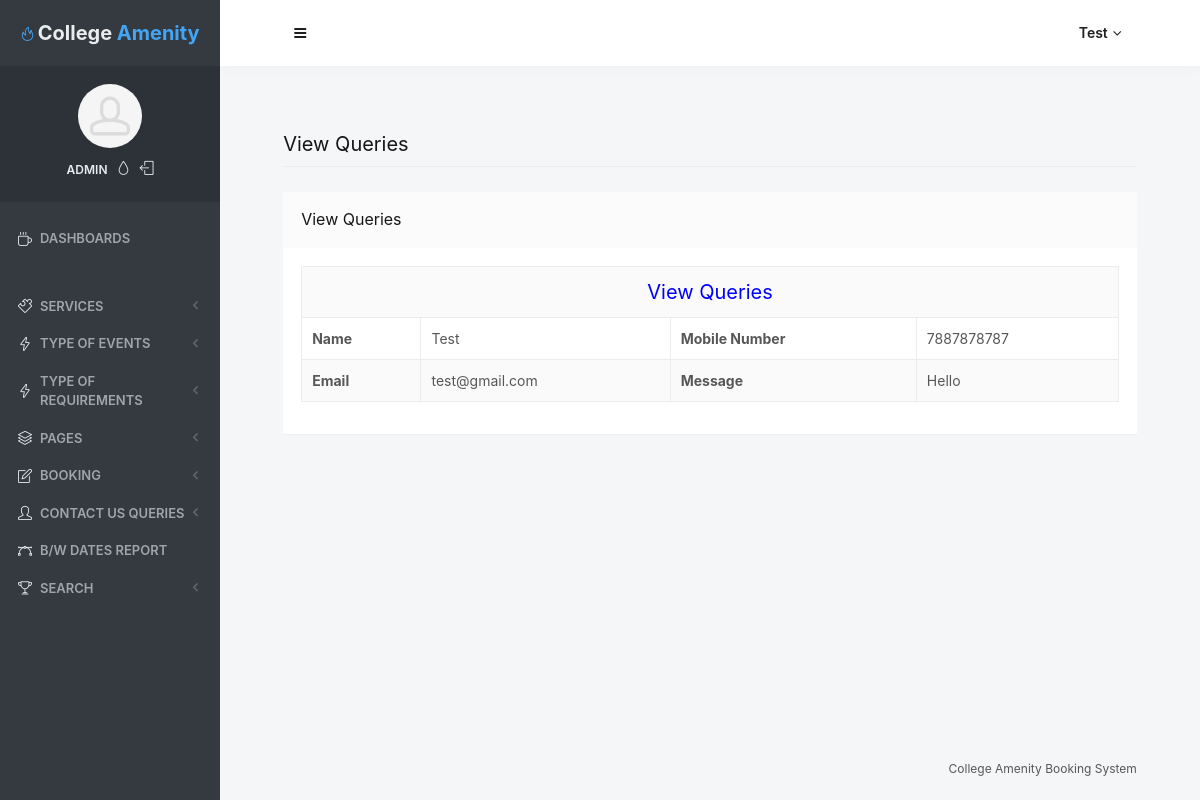
The page /admin/view-user-queries.php?viewid=1 (signed in) on the database its author committed.
### tables this page shows
CREATE TABLE IF NOT EXISTS `tbluser` (
  `ID` int(10) NOT NULL AUTO_INCREMENT,
  `Name` varchar(200) DEFAULT NULL,
  `MobileNumber` bigint(10) DEFAULT NULL,
  `Email` varchar(200) DEFAULT NULL,
  `Message` mediumtext,
  `MsgDate` timestamp NULL DEFAULT CURRENT_TIMESTAMP,
  `IsRead` int(5) DEFAULT NULL,
  PRIMARY KEY (`ID`)
);

### admin/view-user-queries.php (the view, shortened to what this page needs)
<?php
include('includes/dbconnection.php');
if (strlen($_SESSION['odmsaid']==0)) {
  header('location:logout.php');
  } else{
$vid=$_GET['viewid'];
  ?>
<!doctype html>
<html lang="en" class="no-focus">
    <head>
        <link rel="stylesheet" href="assets/js/plugins/datatables/dataTables.bootstrap4.min.css">
        <link rel="stylesheet" id="css-main" href="assets/css/codebase.min.css">
    </head>
    <body>
        <div id="page-container" class="sidebar-o sidebar-inverse side-scroll page-header-fixed main-content-narrow">
           <?php include_once('includes/sidebar.php');?>
          <?php include_once('includes/header.php');?>
            <main id="main-container">
                <div class="content">
                    <h2 class="content-heading">View Queries</h2>
                    <div class="block">
                        <div class="block-header block-header-default">
                            <h3 class="block-title">View Queries</h3>
                        </div>
                        <div class="block-content block-content-full">
                           <?php
$sql="SELECT * from  tbluser where ID=$vid";
$query = $dbh -> prepare($sql);
$query->execute();
$results=$query->fetchAll(PDO::FETCH_OBJ);
$cnt=1;
if($query->rowCount() > 0)
{
foreach($results as $row)
{               ?>
   <table class="table table-bordered table-striped table-vcenter js-dataTable-full-pagination">
 <tr align="center">
<td colspan="4" style="font-size:20px;color:blue">
 View Queries</td></tr>
    <tr>
    <th scope>Name</th>
    <td><?php  echo ($row->Name);?></td>
    <th scope>Mobile Number</th>
    <td><?php  echo ($row->MobileNumber);?></td>
  </tr>
  <tr>
    <th scope>Email</th>
    <td><?php  echo ($row->Email);?></td>
    <th >Message</th>
    <td colspan="3"><?php  echo ($row->Message);?></td>
  </tr>
<?php $cnt=$cnt+1;}} ?>
</table>
                        </div>
                    </div>
                </div>
            </main>
           <?php include_once('includes/footer.php');?>
        </div>
    </body>
</html>
<?php }  ?>

### admin/includes/sidebar.php (shortened to what this page needs)
     <?php
include('includes/dbconnection.php');
if (strlen($_SESSION['odmsaid']==0)) {
  header('location:logout.php');
  } else{
  ?>
   <nav id="sidebar">
                <div id="sidebar-scroll">
                    <div class="sidebar-content">
                        <div class="content-header content-header-fullrow px-15">
                            <div class="content-header-section text-center align-parent sidebar-mini-hidden">
                                <div class="content-header-item">
                                    <a class="link-effect font-w700" href="dashboard.php">
                                        <i class="si si-fire text-primary"></i>
                                        <span class="font-size-xl text-dual-primary-dark"> College </span><span class="font-size-xl text-primary">Amenity</span>
                                    </a>
                                </div>
                            </div>
                        </div>
                        <div class="content-side content-side-full content-side-user px-10 align-parent">
                            <div class="sidebar-mini-hidden-b text-center">
                                <a class="img-link" href="be_pages_generic_profile.html">
                                    <img class="img-avatar" src="assets/img/avatars/avatar15.jpg" alt="">
                                </a>
                                <ul class="list-inline mt-10">
                                    <?php
$aid=$_SESSION['odmsaid'];
$sql="SELECT UserName from  tbladmin where ID=:aid";
$query = $dbh -> prepare($sql);
$query->bindParam(':aid',$aid,PDO::PARAM_STR);
$query->execute();
$results=$query->fetchAll(PDO::FETCH_OBJ);
$cnt=1;
if($query->rowCount() > 0)
{
foreach($results as $row)
{               ?>
                                    <li class="list-inline-item">
                                        <a class="link-effect text-dual-primary-dark font-size-xs font-w600 text-uppercase" href="admin-profile.php"><?php  echo $row->UserName;?></a>
                                    </li><?php $cnt=$cnt+1;}} ?>
                                    <li class="list-inline-item">
                                        <a class="link-effect text-dual-primary-dark" data-toggle="layout" data-action="sidebar_style_inverse_toggle" href="admin-profile.php">
                                            <i class="si si-drop"></i>
                                        </a>
                                    </li>
                                    <li class="list-inline-item">
                                        <a class="link-effect text-dual-primary-dark" href="logout.php">
                                            <i class="si si-logout"></i>
                                        </a>
                                    </li>
                                </ul>
                            </div>
                        </div>
                        <div class="content-side content-side-full">
                            <ul class="nav-main">
                                <li class="open">
                                    <a href="dashboard.php"><i class="si si-cup"></i><span class="sidebar-mini-hide">Dashboards</span></a>
                                </li>
                                <li class="nav-main-heading"><span class="sidebar-mini-visible">UI</span><span class="sidebar-mini-hidden"></span></li>
                                <li>
                                    <a class="nav-submenu" data-toggle="nav-submenu"><i class="si si-puzzle"></i><span class="sidebar-mini-hide"></span> Services</a>
                                </li>
                                <li>
                                    <a class="nav-submenu" data-toggle="nav-submenu" href="#"><i class="si si-energy"></i><span class="sidebar-mini-hide">Type of Events</span></a>
                                </li>
								<li>
                                    <a class="nav-submenu" data-toggle="nav-submenu" href="#"><i class="si si-energy"></i><span class="sidebar-mini-hide">Type of Requirements</span></a>
                                </li>
                                <li>
                                    <a class="nav-submenu" data-toggle="nav-submenu" href="#"><i class="si si-layers"></i><span class="sidebar-mini-hide">Pages</span></a>
                                </li>
                                <li>
                                    <a class="nav-submenu" data-toggle="nav-submenu" href="#"><i class="si si-note"></i><span class="sidebar-mini-hide">Booking</span></a>
                                </li>
                                <li>
                                    <a class="nav-submenu" data-toggle="nav-submenu" href="#"><i class="si si-user"></i><span class="sidebar-mini-hide">Contact Us Queries</span></a>
                                </li>
                                <li>
                                    <a  href="between-dates-report.php"><i class="si si-vector"></i><span class="sidebar-mini-hide">B/w Dates Report</span></a>
                                </li>
                                <li>
                                    <a class="nav-submenu" data-toggle="nav-submenu" href="#"><i class="si si-trophy"></i><span class="sidebar-mini-hide">Search</span></a>
                                </li>
                            </ul>
                        </div>
                    </div>
                </div>
            </nav>
           <?php }  ?>

### admin/includes/header.php (shortened to what this page needs)
   <?php
include('includes/dbconnection.php');
if (strlen($_SESSION['odmsaid']==0)) {
  header('location:logout.php');
  } else{
  ?>
            <header id="page-header">
                <div class="content-header">
                    <div class="content-header-section">
                        <button type="button" class="btn btn-circle btn-dual-secondary" data-toggle="layout" data-action="sidebar_toggle">
                            <i class="fa fa-navicon"></i>
                        </button>
                    </div>
                    <div class="content-header-section">
                        <div class="btn-group" role="group">
                            <?php
$aid=$_SESSION['odmsaid'];
$sql="SELECT AdminName from  tbladmin where ID=:aid";
$query = $dbh -> prepare($sql);
$query->bindParam(':aid',$aid,PDO::PARAM_STR);
$query->execute();
$results=$query->fetchAll(PDO::FETCH_OBJ);
$cnt=1;
if($query->rowCount() > 0)
{
foreach($results as $row)
{               ?>
                            <button type="button" class="btn btn-rounded btn-dual-secondary" id="page-header-user-dropdown" data-toggle="dropdown" aria-haspopup="true" aria-expanded="false">
                                <?php  echo $row->AdminName;?><i class="fa fa-angle-down ml-5"></i>
                            </button>
                            <?php $cnt=$cnt+1;}} ?>
                        </div>
                    </div>
                </div>
            </header>
            <?php }  ?>

### rows shown on the page
tbluser: Name "Test", MobileNumber "7887878787", Email "test@gmail.com", Message "Hello"

### other values the page prints
$row->UserName "ADMIN"
$row->AdminName "Test"
